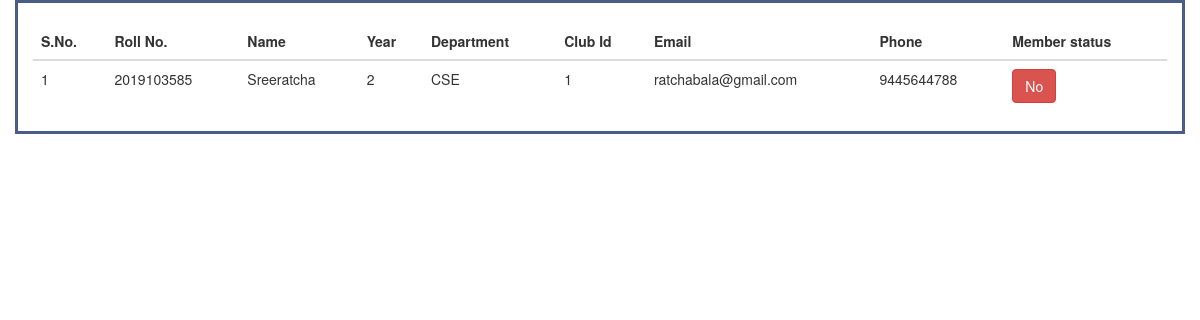
The app's page /users.php (signed in), older data.
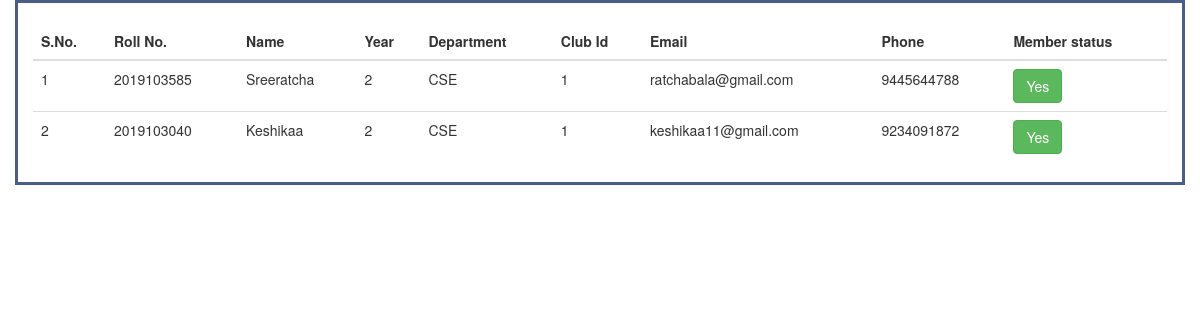
The same page, newer data.
### tables this page shows
CREATE TABLE `users` (
  `id` int(11) NOT NULL,
  `roll_no` varchar(10) DEFAULT NULL,
  `interested_status` int(11) DEFAULT NULL,
  `club_id` varchar(10) DEFAULT NULL,
  `accepted_status` tinyint(4) DEFAULT 0
);

CREATE TABLE `signup` (
  `roll_no` varchar(10) NOT NULL,
  `name` varchar(10) DEFAULT NULL,
  `year` int(11) DEFAULT NULL,
  `dept` varchar(20) DEFAULT NULL,
  `email` varchar(20) DEFAULT NULL,
  `pword` varchar(20) DEFAULT NULL,
  `phone` varchar(10) DEFAULT NULL
);

### users.php (the view, shortened to what this page needs)
<!DOCTYPE html>
<?php
if(isset($_SESSION['login']) == 2)
{
    include "db.php";
    $club = $_SESSION['club'];
    $query = "SELECT signup.roll_no,signup.name,signup.year,signup.dept,users.club_id,signup.email,signup.phone,users.accepted_status FROM signup INNER JOIN users ON signup.roll_no = users.roll_no WHERE users.club_id = $club";
    $result = mysqli_query($con,$query);
?>
<head>
  <link rel="stylesheet" href="https://maxcdn.bootstrapcdn.com/bootstrap/3.4.1/css/bootstrap.min.css">
<div class="container" style = "border-style: groove;border: 3px solid #495d87;">
  <table class="table table-hover">
  <thead>
  <br>
    <tr>
    <th>S.No.</th>
      <th>Roll No.</th>
      <th>Name</th>
      <th>Year</th>
      <th>Department</th>
      <th>Club Id</th>
      <th>Email</th>
      <th>Phone</th>
      <th>Member status</th>
    </tr>
  </thead>
  <tbody>
  <?php
  $i = 1;
    while($row = mysqli_fetch_assoc($result)){
    ?>
    <tr>
    <td><?php echo $i;?></td>
    <form>
      <td><?php echo $row['roll_no'];?></td>
      <td><?php echo $row['name'];?></td>
      <td><?php echo $row['year'];?></td>
      <td><?php echo $row['dept'];?></td>
      <td><?php echo $row['club_id'];?></td>
      <td><?php echo $row['email'];?></td>
      <td><?php echo $row['phone'];?></td>
      <td><?php if($row['accepted_status']==1){
                    echo "<button class=\"btn btn-success\" onclick=\"change(" . $row['roll_no'] .", ".$row['club_id'].",".$row['accepted_status']." )\" >";
                    echo "Yes";
                }else{
                    echo "<button class=\"btn btn-danger\" onclick=\"change(" . $row['roll_no'] .", ".$row['club_id'].",".$row['accepted_status']." )\" >";
                    echo "No";
                }
            ?></button>
        </td>
    </form>
    </tr>
    <?php
    $i++;
    }
    ?>
  </tbody>
</table>
</body>
</html>
<?php }
else{
  echo "<script>";
  echo "alert('Access Denied');";
  echo "window.location.href = 'index.php';";
  echo "</script>";
}?>

Row changes from the older to the newer data that the page shows:
changed users "Sreeratcha": accepted_status "No" → "Yes"
added users: roll_no.roll_no "2019103040", roll_no.name "Keshikaa", roll_no.year "2", roll_no.dept "CSE", club "1", roll_no.email "keshikaa11@gmail.com", roll_no.phone "9234091872"
